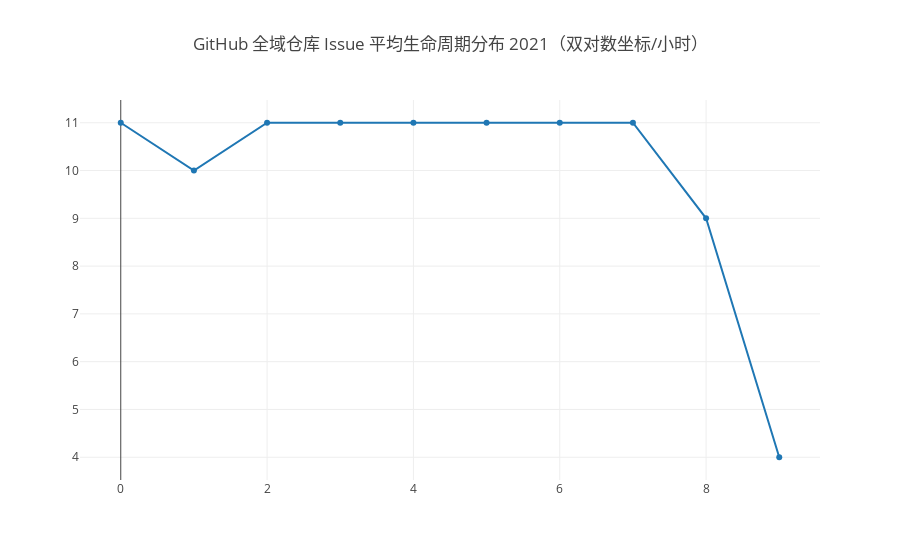

The notebook cell this image was saved under:
### Markdown cell above
### Issue 平均生命周期

### Code cell
openDigger.driver.clickhouse.query(`
SELECT floor(log(COUNT(repo_id))) AS repo_count_log, floor(log(issue_lifetime_hour_avg)) AS issue_lifetime_hour_avg_log FROM
    (SELECT repo_id, ceil(avg(dateDiff('hour', issue_created_at, issue_closed_at))) AS issue_lifetime_hour_avg
    FROM github_log.year${year}
    WHERE type='IssuesEvent' AND action='closed' AND toYear(issue_created_at)=${year}
    GROUP BY repo_id
    HAVING issue_lifetime_hour_avg > 0)
GROUP BY issue_lifetime_hour_avg_log
ORDER BY issue_lifetime_hour_avg_log
`).then(data => {
    openDigger.render.plotly([{
        x: data.map(d => d.issue_lifetime_hour_avg_log),
        y: data.map(d => d.repo_count_log),
        name: 'log(仓库数量)'
    }], {title: `GitHub 全域仓库 Issue 平均生命周期分布 ${year}（双对数坐标/小时）` })
});

### Figure 1 — Plotly figure (JSON) as saved in the notebook; plotly's stock layout.template omitted (floating-point values rounded to 4 significant figures)
{"data": [{"name": "log(仓库数量)", "x": [0, 1, 2, 3, 4, 5, 6, 7, 8, 9], "y": [11, 10, 11, 11, 11, 11, 11, 11, 9, 4]}], "layout": {"autosize": true, "title": {"text": "GitHub 全域仓库 Issue 平均生命周期分布 2021（双对数坐标/小时）"}, "xaxis": {"autorange": true, "range": [-0.5399, 9.54], "type": "linear"}, "yaxis": {"autorange": true, "range": [3.422, 11.58], "type": "linear"}}}
